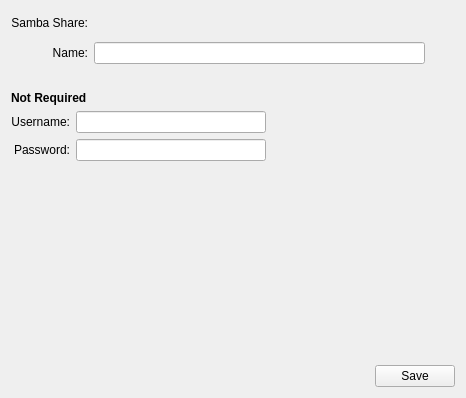
<?xml version="1.0" encoding="UTF-8"?>
<ui version="4.0">
 <class>MountInfo</class>
 <widget class="QWidget" name="MountInfo">
  <property name="geometry">
   <rect>
    <x>0</x>
    <y>0</y>
    <width>466</width>
    <height>398</height>
   </rect>
  </property>
  <property name="windowTitle">
   <string>Form</string>
  </property>
  <layout class="QVBoxLayout" name="verticalLayout">
   <item>
    <layout class="QGridLayout" name="gridLayout">
     <item row="4" column="1">
      <widget class="QLabel" name="error">
       <property name="text">
        <string/>
       </property>
      </widget>
     </item>
     <item row="2" column="0">
      <widget class="QLabel" name="label_2">
       <property name="text">
        <string>Name:</string>
       </property>
       <property name="alignment">
        <set>Qt::AlignRight|Qt::AlignTrailing|Qt::AlignVCenter</set>
       </property>
      </widget>
     </item>
     <item row="1" column="2">
      <widget class="QLabel" name="working1">
       <property name="sizePolicy">
        <sizepolicy hsizetype="Fixed" vsizetype="Fixed">
         <horstretch>0</horstretch>
         <verstretch>0</verstretch>
        </sizepolicy>
       </property>
       <property name="minimumSize">
        <size>
         <width>24</width>
         <height>24</height>
        </size>
       </property>
       <property name="text">
        <string/>
       </property>
      </widget>
     </item>
     <item row="1" column="1">
      <widget class="KUrlRequester" name="sambaRequester">
       <property name="mode">
        <set>KFile::Directory</set>
       </property>
      </widget>
     </item>
     <item row="1" column="0">
      <widget class="QLabel" name="label">
       <property name="text">
        <string>Samba Share:</string>
       </property>
       <property name="alignment">
        <set>Qt::AlignRight|Qt::AlignTrailing|Qt::AlignVCenter</set>
       </property>
      </widget>
     </item>
     <item row="2" column="2">
      <widget class="QLabel" name="working2">
       <property name="sizePolicy">
        <sizepolicy hsizetype="Fixed" vsizetype="Fixed">
         <horstretch>0</horstretch>
         <verstretch>0</verstretch>
        </sizepolicy>
       </property>
       <property name="minimumSize">
        <size>
         <width>24</width>
         <height>24</height>
        </size>
       </property>
       <property name="text">
        <string/>
       </property>
      </widget>
     </item>
     <item row="2" column="1">
      <widget class="QLineEdit" name="shareName"/>
     </item>
    </layout>
   </item>
   <item>
    <widget class="QLabel" name="label_8">
     <property name="text">
      <string>&lt;html&gt;&lt;head/&gt;&lt;body&gt;&lt;p&gt;&lt;span style=&quot; font-weight:600;&quot;&gt;Not Required&lt;/span&gt;&lt;/p&gt;&lt;/body&gt;&lt;/html&gt;</string>
     </property>
    </widget>
   </item>
   <item>
    <layout class="QGridLayout" name="gridLayout_2">
     <item row="1" column="1">
      <widget class="QLineEdit" name="password">
       <property name="echoMode">
        <enum>QLineEdit::Password</enum>
       </property>
      </widget>
     </item>
     <item row="1" column="0">
      <widget class="QLabel" name="label_4">
       <property name="text">
        <string>Password:</string>
       </property>
       <property name="alignment">
        <set>Qt::AlignRight|Qt::AlignTrailing|Qt::AlignVCenter</set>
       </property>
      </widget>
     </item>
     <item row="0" column="0">
      <widget class="QLabel" name="label_3">
       <property name="text">
        <string>Username:</string>
       </property>
       <property name="alignment">
        <set>Qt::AlignRight|Qt::AlignTrailing|Qt::AlignVCenter</set>
       </property>
      </widget>
     </item>
     <item row="0" column="1">
      <widget class="QLineEdit" name="username"/>
     </item>
     <item row="0" column="2">
      <spacer name="horizontalSpacer_2">
       <property name="orientation">
        <enum>Qt::Horizontal</enum>
       </property>
       <property name="sizeHint" stdset="0">
        <size>
         <width>40</width>
         <height>20</height>
        </size>
       </property>
      </spacer>
     </item>
     <item row="1" column="2">
      <spacer name="horizontalSpacer_3">
       <property name="orientation">
        <enum>Qt::Horizontal</enum>
       </property>
       <property name="sizeHint" stdset="0">
        <size>
         <width>40</width>
         <height>20</height>
        </size>
       </property>
      </spacer>
     </item>
    </layout>
   </item>
   <item>
    <spacer name="verticalSpacer">
     <property name="orientation">
      <enum>Qt::Vertical</enum>
     </property>
     <property name="sizeHint" stdset="0">
      <size>
       <width>20</width>
       <height>40</height>
      </size>
     </property>
    </spacer>
   </item>
   <item>
    <layout class="QHBoxLayout" name="horizontalLayout">
     <item>
      <spacer name="horizontalSpacer">
       <property name="orientation">
        <enum>Qt::Horizontal</enum>
       </property>
       <property name="sizeHint" stdset="0">
        <size>
         <width>40</width>
         <height>20</height>
        </size>
       </property>
      </spacer>
     </item>
     <item>
      <widget class="QPushButton" name="button">
       <property name="text">
        <string>Save</string>
       </property>
      </widget>
     </item>
    </layout>
   </item>
  </layout>
 </widget>
 <customwidgets>
  <customwidget>
   <class>QPushButton</class>
   <extends>QPushButton</extends>
   <header>qpushbutton.h</header>
  </customwidget>
  <customwidget>
   <class>KUrlRequester</class>
   <extends>QFrame</extends>
   <header>kurlrequester.h</header>
  </customwidget>
 </customwidgets>
 <tabstops>
  <tabstop>sambaRequester</tabstop>
  <tabstop>shareName</tabstop>
  <tabstop>username</tabstop>
  <tabstop>password</tabstop>
  <tabstop>button</tabstop>
 </tabstops>
 <resources/>
 <connections/>
</ui>
